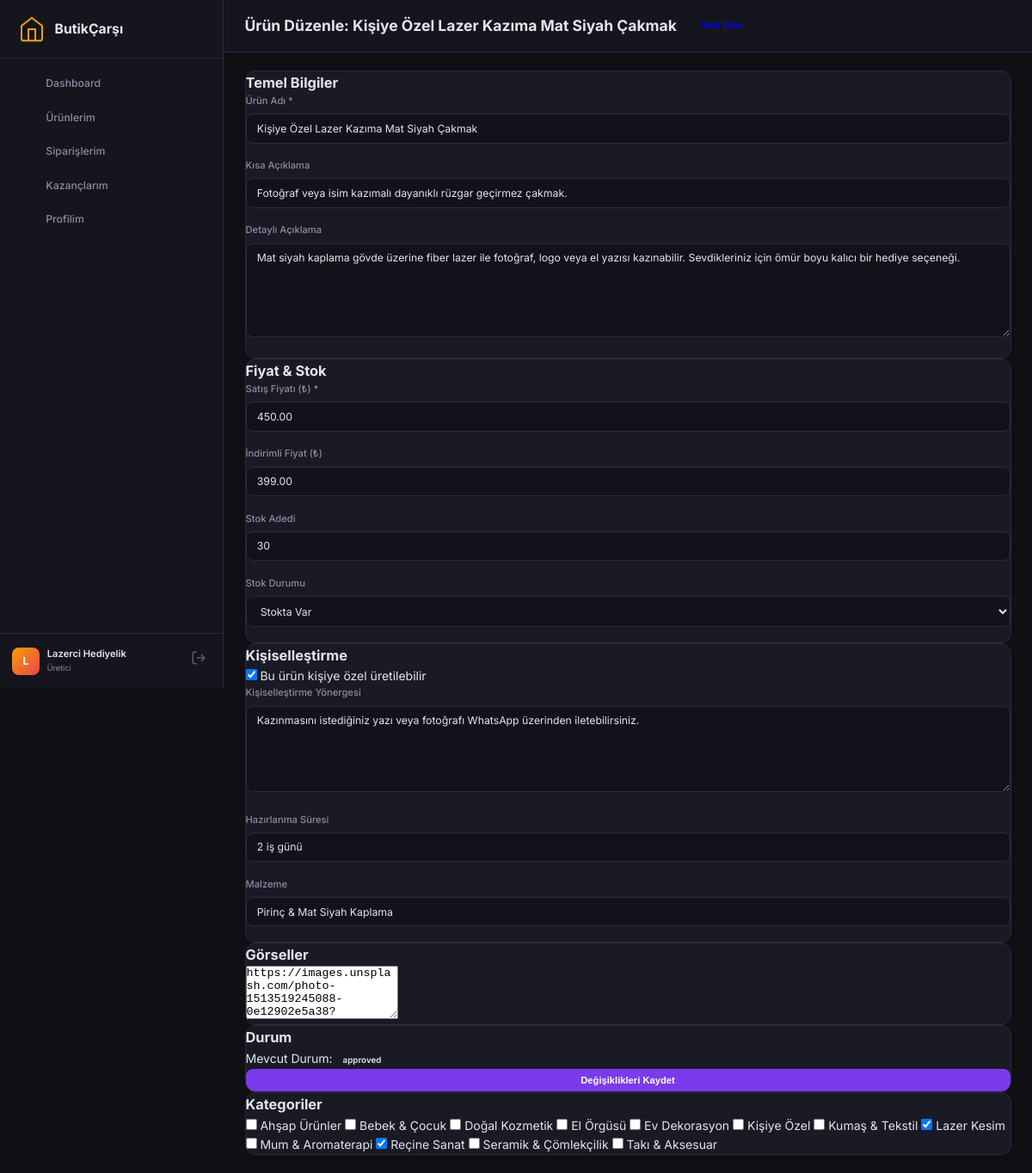
Page /panel/producer/product-edit.php?id=2 (signed in) on the committed database.
### tables this page shows
CREATE TABLE IF NOT EXISTS products (
    id INT AUTO_INCREMENT PRIMARY KEY,
    producer_id INT NOT NULL,
    slug VARCHAR(500) NOT NULL UNIQUE,
    name VARCHAR(500) NOT NULL,
    short_description TEXT,
    description LONGTEXT,
    regular_price DECIMAL(10,2) NOT NULL,
    sale_price DECIMAL(10,2) NULL,
    currency VARCHAR(3) DEFAULT 'TRY',
    stock_status ENUM('instock','outofstock','onbackorder') DEFAULT 'instock',
    stock_quantity INT DEFAULT NULL,
    shipping_weight VARCHAR(50),
    shipping_dimensions VARCHAR(100),
    free_shipping TINYINT(1) DEFAULT 0,
    shipping_cost DECIMAL(10,2) DEFAULT 0,
    material VARCHAR(255),
    color VARCHAR(100),
    size VARCHAR(100),
    customizable TINYINT(1) DEFAULT 0,
    customization_note TEXT,
    production_time VARCHAR(100),
    seo_title VARCHAR(500),
    seo_description TEXT,
    status ENUM('draft','pending','approved','rejected','archived') DEFAULT 'draft',
    admin_note TEXT,
    is_featured TINYINT(1) DEFAULT 0,
    sort_order INT DEFAULT 0,
    created_at TIMESTAMP DEFAULT CURRENT_TIMESTAMP,
    updated_at TIMESTAMP DEFAULT CURRENT_TIMESTAMP ON UPDATE CURRENT_TIMESTAMP,
    FOREIGN KEY (producer_id) REFERENCES producers(id) ON DELETE CASCADE,
    INDEX idx_prod_producer (producer_id),
    INDEX idx_prod_status (status),
    INDEX idx_prod_featured (is_featured)
);

CREATE TABLE IF NOT EXISTS categories (
    id INT AUTO_INCREMENT PRIMARY KEY,
    parent_id INT NULL,
    name VARCHAR(255) NOT NULL,
    slug VARCHAR(255) NOT NULL UNIQUE,
    description TEXT,
    icon_class VARCHAR(100),
    image_url VARCHAR(500),
    sort_order INT DEFAULT 0,
    is_active TINYINT(1) DEFAULT 1,
    created_at TIMESTAMP DEFAULT CURRENT_TIMESTAMP,
    FOREIGN KEY (parent_id) REFERENCES categories(id) ON DELETE SET NULL,
    INDEX idx_cat_parent (parent_id)
);

### panel/core/Auth.php (called while the page is built, shortened)
<?php
class Auth {
    public static function producerId(): int {
        return $_SESSION['producer_id'] ?? 0;
    }
}

### panel/core/Database.php (called while the page is built, shortened)
<?php
class Database {
    private static ?PDO $pdo = null;
    public static function connect(): PDO {
        if (self::$pdo !== null) {
            return self::$pdo;
        }
        $connection = Config::get('DB_CONNECTION', 'auto');
        $host       = Config::get('DB_HOST', 'localhost');
        $db         = Config::get('DB_NAME', 'butikcarsi_db');
        $user       = Config::get('DB_USER', 'root');
        $pass       = Config::get('DB_PASS', '');
        $port       = Config::get('DB_PORT', '3306');
        $options = [
            PDO::ATTR_ERRMODE            => PDO::ERRMODE_EXCEPTION,
            PDO::ATTR_DEFAULT_FETCH_MODE => PDO::FETCH_ASSOC,
            PDO::ATTR_EMULATE_PREPARES   => false,
        ];
        if ($connection === 'mysql' || $connection === 'auto') {
            try {
                $dsn = "mysql:host={$host};port={$port};dbname={$db};charset=utf8mb4";
                self::$pdo = new PDO($dsn, $user, $pass, $options);
                return self::$pdo;
            } catch (PDOException $e) {
                if ($e->getCode() == 1049 || strpos($e->getMessage(), 'Unknown database') !== false) {
                    try {
                        $rawPdo = new PDO("mysql:host={$host};port={$port};charset=utf8mb4", $user, $pass, $options);
                        $rawPdo->exec("CREATE DATABASE IF NOT EXISTS `{$db}` CHARACTER SET utf8mb4 COLLATE utf8mb4_unicode_ci");
                        self::$pdo = new PDO("mysql:host={$host};port={$port};dbname={$db};charset=utf8mb4", $user, $pass, $options);
                        self::$driver = 'mysql';
                        self::initializeSchema(self::$pdo, 'mysql');
                        return self::$pdo;
                    } catch (Exception $ex) {
                    }
                }
                if ($connection === 'mysql') {
                    throw new Exception("MySQL Bağlantı Hatası ({$host}/{$db}): " . $e->getMessage());
                }
            }
        }
    }
    public static function query(string $sql, array $params = []): ?array {
        $stmt = self::connect()->prepare($sql);
        $stmt->execute($params);
        $result = $stmt->fetch();
        return $result ?: null;
    }
    public static function queryAll(string $sql, array $params = []): array {
        $stmt = self::connect()->prepare($sql);
        $stmt->execute($params);
        return $stmt->fetchAll();
    }
}

### panel/producer/product-edit.php (the view, shortened to what this page needs)
<?php
require_once __DIR__ . '/includes/header.php';
require_once __DIR__ . '/includes/sidebar.php';
$pid = Auth::producerId();
$id = (int)($_GET['id'] ?? 0);
$product = Database::query("SELECT * FROM products WHERE id = ? AND producer_id = ?", [$id, $pid]);
$categories = Database::queryAll("SELECT * FROM categories WHERE is_active = 1 ORDER BY name ASC");
$prodCats = Database::queryAll("SELECT category_id FROM product_categories WHERE product_id = ?", [$id]);
$currentCatIds = array_column($prodCats, 'category_id');
$images = Database::queryAll("SELECT * FROM product_images WHERE product_id = ? ORDER BY is_primary DESC, sort_order ASC", [$id]);
$imageUrlsText = implode("
", array_column($images, 'image_url'));
?>
<main class="admin-main">
    <div class="admin-topbar">
        <h2 class="page-title">Ürün Düzenle: <?= htmlspecialchars($product['name']) ?></h2>
        <div class="topbar-actions">
            <a href="products.php" class="btn btn-secondary">Geri Dön</a>
        </div>
    </div>
    <div class="admin-content">
        <form method="POST" class="form-grid">
            <div class="form-main">
                <div class="card">
                    <h3 class="card-title">Temel Bilgiler</h3>
                    <div class="form-group">
                        <label class="form-label">Ürün Adı *</label>
                        <input type="text" name="name" class="form-control" value="<?= htmlspecialchars($product['name']) ?>" required>
                    </div>
                    <div class="form-group">
                        <label class="form-label">Kısa Açıklama</label>
                        <input type="text" name="short_description" class="form-control" value="<?= htmlspecialchars($product['short_description'] ?? '') ?>">
                    </div>
                    <div class="form-group">
                        <label class="form-label">Detaylı Açıklama</label>
                        <textarea name="description" rows="6" class="form-control"><?= htmlspecialchars($product['description'] ?? '') ?></textarea>
                    </div>
                </div>
                <div class="card">
                    <h3 class="card-title">Fiyat & Stok</h3>
                    <div class="grid-2">
                        <div class="form-group">
                            <label class="form-label">Satış Fiyatı (₺) *</label>
                            <input type="number" step="0.01" name="regular_price" class="form-control" value="<?= $product['regular_price'] ?>" required>
                        </div>
                        <div class="form-group">
                            <label class="form-label">İndirimli Fiyat (₺)</label>
                            <input type="number" step="0.01" name="sale_price" class="form-control" value="<?= $product['sale_price'] ?? '' ?>">
                        </div>
                    </div>
                    <div class="grid-2">
                        <div class="form-group">
                            <label class="form-label">Stok Adedi</label>
                            <input type="number" name="stock_quantity" class="form-control" value="<?= $product['stock_quantity'] ?? '' ?>">
                        </div>
                        <div class="form-group">
                            <label class="form-label">Stok Durumu</label>
                            <select name="stock_status" class="form-control">
                                <option value="instock" <?= $product['stock_status'] === 'instock' ? 'selected' : '' ?>>Stokta Var</option>
                            </select>
                        </div>
                    </div>
                </div>
                <div class="card">
                    <h3 class="card-title">Kişiselleştirme</h3>
                    <div class="form-check mb-3">
                        <input type="checkbox" name="customizable" id="customizable" value="1" <?= $product['customizable'] ? 'checked' : '' ?>>
                        <label for="customizable">Bu ürün kişiye özel üretilebilir</label>
                    </div>
                    <div class="form-group">
                        <label class="form-label">Kişiselleştirme Yönergesi</label>
                        <textarea name="customization_note" rows="2" class="form-control"><?= htmlspecialchars($product['customization_note'] ?? '') ?></textarea>
                    </div>
                    <div class="grid-2">
                        <div class="form-group">
                            <label class="form-label">Hazırlanma Süresi</label>
                            <input type="text" name="production_time" class="form-control" value="<?= htmlspecialchars($product['production_time'] ?? '') ?>">
                        </div>
                        <div class="form-group">
                            <label class="form-label">Malzeme</label>
                            <input type="text" name="material" class="form-control" value="<?= htmlspecialchars($product['material'] ?? '') ?>">
                        </div>
                    </div>
                </div>
                <div class="card">
                    <h3 class="card-title">Görseller</h3>
                    <textarea name="image_urls" rows="4" class="form-control"><?= htmlspecialchars($imageUrlsText) ?></textarea>
                </div>
            </div>
            <div class="form-sidebar">
                <div class="card">
                    <h3 class="card-title">Durum</h3>
                    <p>Mevcut Durum: <span class="badge badge-info"><?= htmlspecialchars($product['status']) ?></span></p>
                    <button type="submit" class="btn btn-primary btn-block mt-3">Değişiklikleri Kaydet</button>
                </div>
                <div class="card">
                    <h3 class="card-title">Kategoriler</h3>
                    <div class="category-checkboxes">
                        <?php foreach ($categories as $cat): ?>
                            <label class="checkbox-item">
                                <input type="checkbox" name="categories[]" value="<?= $cat['id'] ?>" <?= in_array($cat['id'], $currentCatIds) ? 'checked' : '' ?>>
                                <span><?= htmlspecialchars($cat['name']) ?></span>
                            </label>
                        <?php endforeach; ?>
                    </div>
                </div>
            </div>
        </form>
    </div>
</main>
<?php require_once __DIR__ . '/includes/footer.php'; ?>

### panel/admin/assets/css/admin.css (style rules this page uses)
* { margin: 0; padding: 0; box-sizing: border-box; }
html { font-size: 14px; }
body { font-family: var(--font); background: var(--bg-body); color: var(--text); line-height: 1.6; }
.admin-main { flex: 1; margin-left: var(--sidebar-width); min-height: 100vh; }
.admin-topbar { display: flex; align-items: center; gap: 1rem; padding: 1rem 1.75rem; border-bottom: 1px solid var(--border); background: var(--bg-sidebar); position: sticky; top: 0; z-index: 50; }
.page-title { font-size: 1.25rem; font-weight: 700; }
.admin-content { padding: 1.5rem 1.75rem; }
.card { background: var(--bg-card); border: 1px solid var(--border); border-radius: var(--radius); overflow: hidden; }
.badge { display: inline-flex; align-items: center; padding: 3px 8px; border-radius: 6px; font-size: 0.7rem; font-weight: 600; }
.btn { display: inline-flex; align-items: center; justify-content: center; gap: 0.5rem; padding: 0.5rem 1rem; border-radius: var(--radius-sm); font-size: 0.8rem; font-weight: 600; text-decoration: none; border: none; cursor: pointer; transition: var(--transition); white-space: nowrap; }
.btn-primary { background: var(--primary); color: white; }
.btn-block { width: 100%; }
.form-group { margin-bottom: 1.25rem; }
.form-group label { display: block; margin-bottom: 0.375rem; font-size: 0.8rem; font-weight: 500; color: var(--text-muted); }
.form-group input, .form-group select, .form-group textarea { width: 100%; padding: 0.625rem 0.875rem; background: var(--bg-input); border: 1px solid var(--border); border-radius: var(--radius-sm); color: var(--text); font-size: 0.875rem; font-family: var(--font); transition: var(--transition); }
.form-group textarea { min-height: 100px; resize: vertical; }

### rows in the picture
products: name "Kişiye Özel Lazer Kazıma Mat Siyah Çakmak", short_description "Fotoğraf veya isim kazımalı dayanıklı rüzgar geçirmez çakmak.", description "Mat siyah kaplama gövde üzerine fiber lazer ile fotoğraf, logo veya el yazısı kazınabilir. Sevdikleriniz için ömür boyu kalıcı bir hediye seçeneği.", regular_price "450.00", sale_price "399.00", stock_quantity "30", stock_status "Stokta Var", customizable "☑", customization_note "Kazınmasını istediğiniz yazı veya fotoğrafı WhatsApp üzerinden iletebilirsiniz.", production_time "2 iş günü", material "Pirinç & Mat Siyah Kaplama", status "approved"
categories: name "Ahşap Ürünler"
categories: name "Bebek & Çocuk"
categories: name "Doğal Kozmetik"
categories: name "El Örgüsü"
categories: name "Ev Dekorasyon"
categories: name "Kişiye Özel"
categories: name "Kumaş & Tekstil"
categories: id "☑", name "Lazer Kesim"
categories: name "Mum & Aromaterapi"
categories: id "☑", name "Reçine Sanat"
categories: name "Seramik & Çömlekçilik"
categories: name "Takı & Aksesuar"

### other values in the picture
$item['label'] "Dashboard"
$item['label'] "Ürünlerim"
$item['label'] "Siparişlerim"
$item['label'] "Kazançlarım"
$item['label'] "Profilim"
mb_substr($producerBrand, 0, 1) "L"
$producerBrand "Lazerci Hediyelik"
